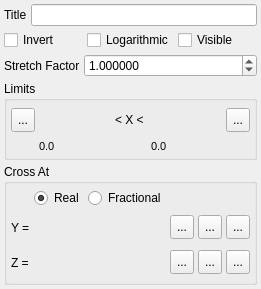
         <widget class="QWidget" name="XAxisGeneralTab">
          <attribute name="title">
           <string>General</string>
          </attribute>
          <layout class="QVBoxLayout" name="verticalLayout_2">
           <property name="spacing">
            <number>4</number>
           </property>
           <property name="margin">
            <number>4</number>
           </property>
           <item>
            <layout class="QHBoxLayout" name="horizontalLayout_24">
             <item>
              <widget class="QLabel" name="label_34">
               <property name="text">
                <string>Title</string>
               </property>
              </widget>
             </item>
             <item>
              <widget class="QLineEdit" name="AxisXTitleEdit"/>
             </item>
            </layout>
           </item>
           <item>
            <layout class="QHBoxLayout" name="horizontalLayout_21">
             <item>
              <widget class="QCheckBox" name="AxisXInvertCheck">
               <property name="text">
                <string>Invert</string>
               </property>
              </widget>
             </item>
             <item>
              <widget class="QCheckBox" name="AxisXLogarithmicCheck">
               <property name="text">
                <string>Logarithmic</string>
               </property>
              </widget>
             </item>
             <item>
              <widget class="QCheckBox" name="AxisXVisibleCheck">
               <property name="text">
                <string>Visible</string>
               </property>
              </widget>
             </item>
            </layout>
           </item>
           <item>
            <layout class="QHBoxLayout" name="horizontalLayout_28">
             <item>
              <widget class="QLabel" name="label_38">
               <property name="text">
                <string>Stretch Factor</string>
               </property>
              </widget>
             </item>
             <item>
              <widget class="QDoubleSpinBox" name="AxisXStretchSpin">
               <property name="sizePolicy">
                <sizepolicy hsizetype="Expanding" vsizetype="Fixed">
                 <horstretch>0</horstretch>
                 <verstretch>0</verstretch>
                </sizepolicy>
               </property>
               <property name="toolTip">
                <string/>
               </property>
               <property name="decimals">
                <number>6</number>
               </property>
               <property name="minimum">
                <double>0.000001000000000</double>
               </property>
               <property name="maximum">
                <double>1000000.000000000000000</double>
               </property>
               <property name="singleStep">
                <double>0.010000000000000</double>
               </property>
               <property name="value">
                <double>1.000000000000000</double>
               </property>
              </widget>
             </item>
            </layout>
           </item>
           <item>
            <widget class="QGroupBox" name="XAxisLimitsGroup">
             <property name="title">
              <string>Limits</string>
             </property>
             <layout class="QHBoxLayout" name="horizontalLayout_9">
              <property name="spacing">
               <number>4</number>
              </property>
              <property name="margin">
               <number>4</number>
              </property>
              <item>
               <layout class="QGridLayout" name="gridLayout_2">
                <property name="spacing">
                 <number>4</number>
                </property>
                <item row="0" column="5">
                 <widget class="QToolButton" name="AxisXMaxSetMaximumButton">
                  <property name="maximumSize">
                   <size>
                    <width>24</width>
                    <height>24</height>
                   </size>
                  </property>
                  <property name="toolTip">
                   <string>Set to maximum source data value</string>
                  </property>
                  <property name="text">
                   <string>...</string>
                  </property>
                  <property name="icon">
                   <iconset resource="icons.qrc">
                    <normaloff>:/uchroma/icons/torightlimit.svg</normaloff>:/uchroma/icons/torightlimit.svg</iconset>
                  </property>
                  <property name="iconSize">
                   <size>
                    <width>16</width>
                    <height>16</height>
                   </size>
                  </property>
                 </widget>
                </item>
                <item row="1" column="1">
                 <widget class="QLabel" name="AxisXMinLabel">
                  <property name="font">
                   <font>
                    <pointsize>8</pointsize>
                   </font>
                  </property>
                  <property name="text">
                   <string>0.0</string>
                  </property>
                 </widget>
                </item>
                <item row="1" column="4">
                 <widget class="QLabel" name="AxisXMaxLabel">
                  <property name="font">
                   <font>
                    <pointsize>8</pointsize>
                   </font>
                  </property>
                  <property name="text">
                   <string>0.0</string>
                  </property>
                 </widget>
                </item>
                <item row="0" column="0">
                 <widget class="QToolButton" name="AxisXMinSetMinimumButton">
                  <property name="maximumSize">
                   <size>
                    <width>24</width>
                    <height>24</height>
                   </size>
                  </property>
                  <property name="toolTip">
                   <string>Set to minimum source data value</string>
                  </property>
                  <property name="text">
                   <string>...</string>
                  </property>
                  <property name="icon">
                   <iconset resource="icons.qrc">
                    <normaloff>:/uchroma/icons/toleftlimit.svg</normaloff>:/uchroma/icons/toleftlimit.svg</iconset>
                  </property>
                  <property name="iconSize">
                   <size>
                    <width>16</width>
                    <height>16</height>
                   </size>
                  </property>
                 </widget>
                </item>
                <item row="0" column="3">
                 <widget class="QLabel" name="XAxisLabel">
                  <property name="sizePolicy">
                   <sizepolicy hsizetype="Minimum" vsizetype="Preferred">
                    <horstretch>0</horstretch>
                    <verstretch>0</verstretch>
                   </sizepolicy>
                  </property>
                  <property name="text">
                   <string>&lt; X &lt; </string>
                  </property>
                 </widget>
                </item>
                <item row="0" column="1">
                 <widget class="TExponentialSpin" name="AxisXMinSpin" native="true">
                  <property name="sizePolicy">
                   <sizepolicy hsizetype="Expanding" vsizetype="Fixed">
                    <horstretch>0</horstretch>
                    <verstretch>0</verstretch>
                   </sizepolicy>
                  </property>
                  <property name="minimumSize">
                   <size>
                    <width>0</width>
                    <height>31</height>
                   </size>
                  </property>
                  <property name="toolTip">
                   <string>Minimum value to display on the X axis</string>
                  </property>
                 </widget>
                </item>
                <item row="0" column="4">
                 <widget class="TExponentialSpin" name="AxisXMaxSpin" native="true">
                  <property name="sizePolicy">
                   <sizepolicy hsizetype="Expanding" vsizetype="Fixed">
                    <horstretch>0</horstretch>
                    <verstretch>0</verstretch>
                   </sizepolicy>
                  </property>
                  <property name="minimumSize">
                   <size>
                    <width>0</width>
                    <height>31</height>
                   </size>
                  </property>
                  <property name="toolTip">
                   <string>Maximum value to display on the X axis</string>
                  </property>
                 </widget>
                </item>
               </layout>
              </item>
             </layout>
            </widget>
           </item>
           <item>
            <widget class="QGroupBox" name="XAxisCrossGroup">
             <property name="title">
              <string>Cross At</string>
             </property>
             <layout class="QHBoxLayout" name="horizontalLayout">
              <property name="spacing">
               <number>4</number>
              </property>
              <property name="margin">
               <number>4</number>
              </property>
              <item>
               <layout class="QGridLayout" name="gridLayout_3">
                <property name="spacing">
                 <number>4</number>
                </property>
                <item row="1" column="5">
                 <widget class="QToolButton" name="AxisXPositionYSetMaximumButton">
                  <property name="maximumSize">
                   <size>
                    <width>24</width>
                    <height>24</height>
                   </size>
                  </property>
                  <property name="toolTip">
                   <string>Set to maximum source data value</string>
                  </property>
                  <property name="text">
                   <string>...</string>
                  </property>
                  <property name="icon">
                   <iconset resource="icons.qrc">
                    <normaloff>:/uchroma/icons/torightlimit.svg</normaloff>:/uchroma/icons/torightlimit.svg</iconset>
                  </property>
                  <property name="iconSize">
                   <size>
                    <width>16</width>
                    <height>16</height>
                   </size>
                  </property>
                 </widget>
                </item>
                <item row="1" column="4">
                 <widget class="QToolButton" name="AxisXPositionYSetZeroButton">
                  <property name="maximumSize">
                   <size>
                    <width>24</width>
                    <height>24</height>
                   </size>
                  </property>
                  <property name="toolTip">
                   <string>Set to zero</string>
                  </property>
                  <property name="text">
                   <string>...</string>
                  </property>
                  <property name="icon">
                   <iconset resource="icons.qrc">
                    <normaloff>:/uchroma/icons/tozero.svg</normaloff>:/uchroma/icons/tozero.svg</iconset>
                  </property>
                  <property name="iconSize">
                   <size>
                    <width>16</width>
                    <height>16</height>
                   </size>
                  </property>
                 </widget>
                </item>
                <item row="1" column="1">
                 <widget class="TExponentialSpin" name="AxisXPositionYRealSpin" native="true">
                  <property name="sizePolicy">
                   <sizepolicy hsizetype="Expanding" vsizetype="Fixed">
                    <horstretch>0</horstretch>
                    <verstretch>0</verstretch>
                   </sizepolicy>
                  </property>
                  <property name="minimumSize">
                   <size>
                    <width>0</width>
                    <height>31</height>
                   </size>
                  </property>
                  <property name="toolTip">
                   <string>Y axis value at which the X axis crosses</string>
                  </property>
                 </widget>
                </item>
                <item row="2" column="1">
                 <widget class="TExponentialSpin" name="AxisXPositionZRealSpin" native="true">
                  <property name="sizePolicy">
                   <sizepolicy hsizetype="Expanding" vsizetype="Fixed">
                    <horstretch>0</horstretch>
                    <verstretch>0</verstretch>
                   </sizepolicy>
                  </property>
                  <property name="minimumSize">
                   <size>
                    <width>0</width>
                    <height>31</height>
                   </size>
                  </property>
                  <property name="toolTip">
                   <string>Z axis value at which the X axis crosses</string>
                  </property>
                 </widget>
                </item>
                <item row="1" column="3">
                 <widget class="QToolButton" name="AxisXPositionYSetMinimumButton">
                  <property name="maximumSize">
                   <size>
                    <width>24</width>
                    <height>24</height>
                   </size>
                  </property>
                  <property name="toolTip">
                   <string>Set to minimum source data value</string>
                  </property>
                  <property name="text">
                   <string>...</string>
                  </property>
                  <property name="icon">
                   <iconset resource="icons.qrc">
                    <normaloff>:/uchroma/icons/toleftlimit.svg</normaloff>:/uchroma/icons/toleftlimit.svg</iconset>
                  </property>
                  <property name="iconSize">
                   <size>
                    <width>16</width>
                    <height>16</height>
                   </size>
                  </property>
                 </widget>
                </item>
                <item row="2" column="0">
                 <widget class="QLabel" name="label_5">
                  <property name="sizePolicy">
                   <sizepolicy hsizetype="Minimum" vsizetype="Preferred">
                    <horstretch>0</horstretch>
                    <verstretch>0</verstretch>
                   </sizepolicy>
                  </property>
                  <property name="text">
                   <string>Z =</string>
                  </property>
                 </widget>
                </item>
                <item row="1" column="0">
                 <widget class="QLabel" name="label_4">
                  <property name="sizePolicy">
                   <sizepolicy hsizetype="Minimum" vsizetype="Preferred">
                    <horstretch>0</horstretch>
                    <verstretch>0</verstretch>
                   </sizepolicy>
                  </property>
                  <property name="text">
                   <string>Y =</string>
                  </property>
                 </widget>
                </item>
                <item row="2" column="3">
                 <widget class="QToolButton" name="AxisXPositionZSetMinimumButton">
                  <property name="maximumSize">
                   <size>
                    <width>24</width>
                    <height>24</height>
                   </size>
                  </property>
                  <property name="toolTip">
                   <string>Set to minimum source data value</string>
                  </property>
                  <property name="text">
                   <string>...</string>
                  </property>
                  <property name="icon">
                   <iconset resource="icons.qrc">
                    <normaloff>:/uchroma/icons/toleftlimit.svg</normaloff>:/uchroma/icons/toleftlimit.svg</iconset>
                  </property>
                  <property name="iconSize">
                   <size>
                    <width>16</width>
                    <height>16</height>
                   </size>
                  </property>
                 </widget>
                </item>
                <item row="2" column="4">
                 <widget class="QToolButton" name="AxisXPositionZSetZeroButton">
                  <property name="maximumSize">
                   <size>
                    <width>24</width>
                    <height>24</height>
                   </size>
                  </property>
                  <property name="toolTip">
                   <string>Set to zero</string>
                  </property>
                  <property name="text">
                   <string>...</string>
                  </property>
                  <property name="icon">
                   <iconset resource="icons.qrc">
                    <normaloff>:/uchroma/icons/tozero.svg</normaloff>:/uchroma/icons/tozero.svg</iconset>
                  </property>
                  <property name="iconSize">
                   <size>
                    <width>16</width>
                    <height>16</height>
                   </size>
                  </property>
                 </widget>
                </item>
                <item row="0" column="1">
                 <widget class="QRadioButton" name="AxisXPositionRealRadio">
                  <property name="text">
                   <string>Real</string>
                  </property>
                  <property name="checked">
                   <bool>true</bool>
                  </property>
                 </widget>
                </item>
                <item row="2" column="5">
                 <widget class="QToolButton" name="AxisXPositionZSetMaximumButton">
                  <property name="maximumSize">
                   <size>
                    <width>24</width>
                    <height>24</height>
                   </size>
                  </property>
                  <property name="toolTip">
                   <string>Set to maximum source data value</string>
                  </property>
                  <property name="text">
                   <string>...</string>
                  </property>
                  <property name="icon">
                   <iconset resource="icons.qrc">
                    <normaloff>:/uchroma/icons/torightlimit.svg</normaloff>:/uchroma/icons/torightlimit.svg</iconset>
                  </property>
                  <property name="iconSize">
                   <size>
                    <width>16</width>
                    <height>16</height>
                   </size>
                  </property>
                 </widget>
                </item>
                <item row="1" column="2">
                 <widget class="TExponentialSpin" name="AxisXPositionYFractionalSpin" native="true">
                  <property name="sizePolicy">
                   <sizepolicy hsizetype="Expanding" vsizetype="Fixed">
                    <horstretch>0</horstretch>
                    <verstretch>0</verstretch>
                   </sizepolicy>
                  </property>
                  <property name="minimumSize">
                   <size>
                    <width>0</width>
                    <height>31</height>
                   </size>
                  </property>
                  <property name="toolTip">
                   <string>Y axis fraction at which the X axis crosses</string>
                  </property>
                 </widget>
                </item>
                <item row="2" column="2">
                 <widget class="TExponentialSpin" name="AxisXPositionZFractionalSpin" native="true">
                  <property name="sizePolicy">
                   <sizepolicy hsizetype="Expanding" vsizetype="Fixed">
                    <horstretch>0</horstretch>
                    <verstretch>0</verstretch>
                   </sizepolicy>
                  </property>
                  <property name="minimumSize">
                   <size>
                    <width>0</width>
                    <height>31</height>
                   </size>
                  </property>
                  <property name="toolTip">
                   <string>Z axis fraction at which the X axis crosses</string>
                  </property>
                 </widget>
                </item>
                <item row="0" column="2">
                 <widget class="QRadioButton" name="AxisXPositionFractionalRadio">
                  <property name="text">
                   <string>Fractional</string>
                  </property>
                 </widget>
                </item>
               </layout>
              </item>
             </layout>
            </widget>
           </item>
          </layout>
         </widget>
